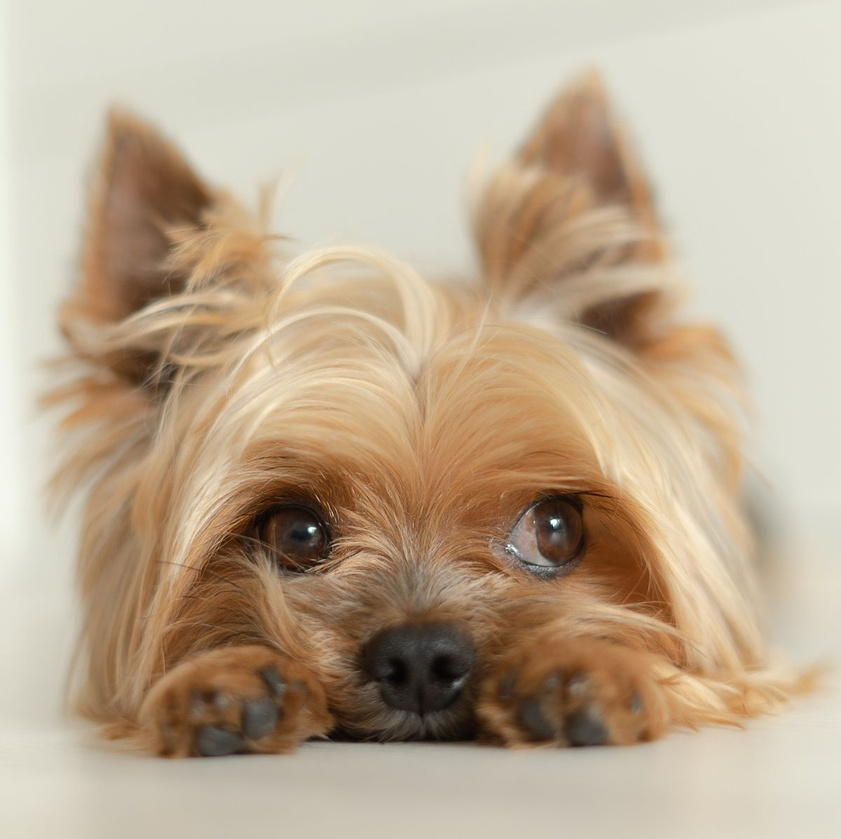
#> input picture Photos/dog.jpg, 841 x 839 px, shrunk from 1200 x 1197 before the run
$ python SaltAndPepper.py
#> lines starting #> are read from the running program, lines starting #| are printed output that depends on the picture
import cv2
import numpy as np
import matplotlib.pyplot as plt

def add_salt_and_pepper_noise(image, salt_prob, pepper_prob):
    noisy_image = np.copy(image)

    # Add salt noise
    salt_mask = np.random.rand(*image.shape[:2])
    noisy_image[salt_mask < salt_prob] = 255

    # Add pepper noise
    pepper_mask = np.random.rand(*image.shape[:2])
    noisy_image[pepper_mask < pepper_prob] = 0

    return noisy_image

image_path = 'Photos/dog.jpg'
original_image = cv2.imread(image_path, cv2.IMREAD_GRAYSCALE)
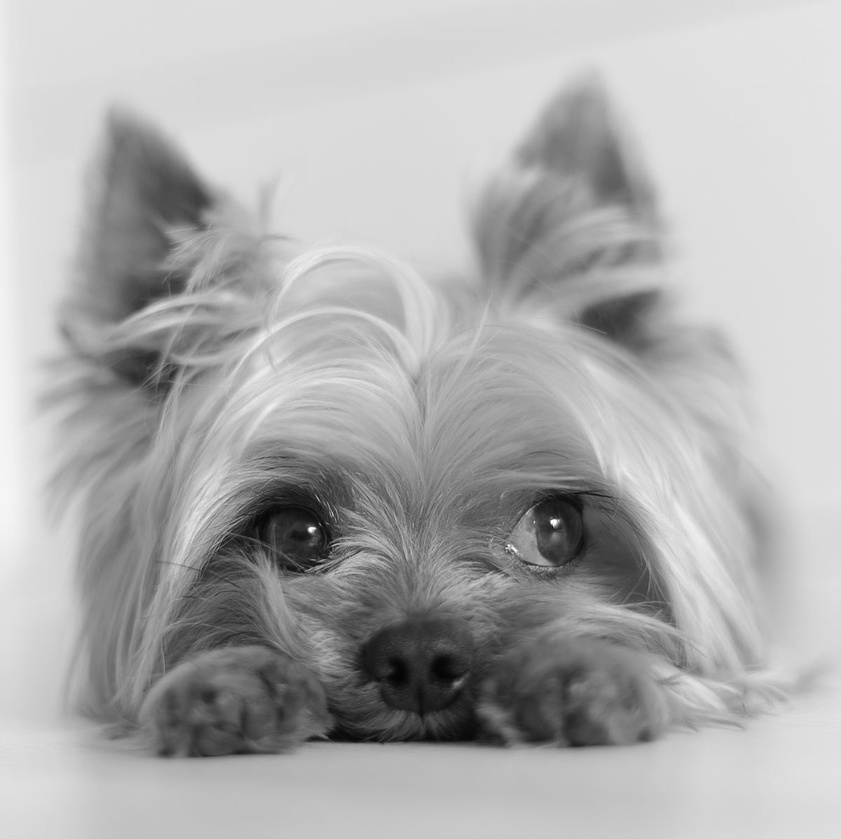
#> original_image: shape (839, 841); min 3, max 255, mean 173.7

# Display the original image
plt.imshow(original_image, cmap='gray')
plt.title('Original Image')
plt.show()

# Add salt and pepper noise
salt_probability = 0.02  # You can adjust this value to control the amount of salt
pepper_probability = 0.03  # You can adjust this value to control the amount of pepper
noisy_image = add_salt_and_pepper_noise(original_image, salt_probability, pepper_probability)
#> in add_salt_and_pepper_noise, `noisy_image[pepper_mask < pepper_prob] = 0`:
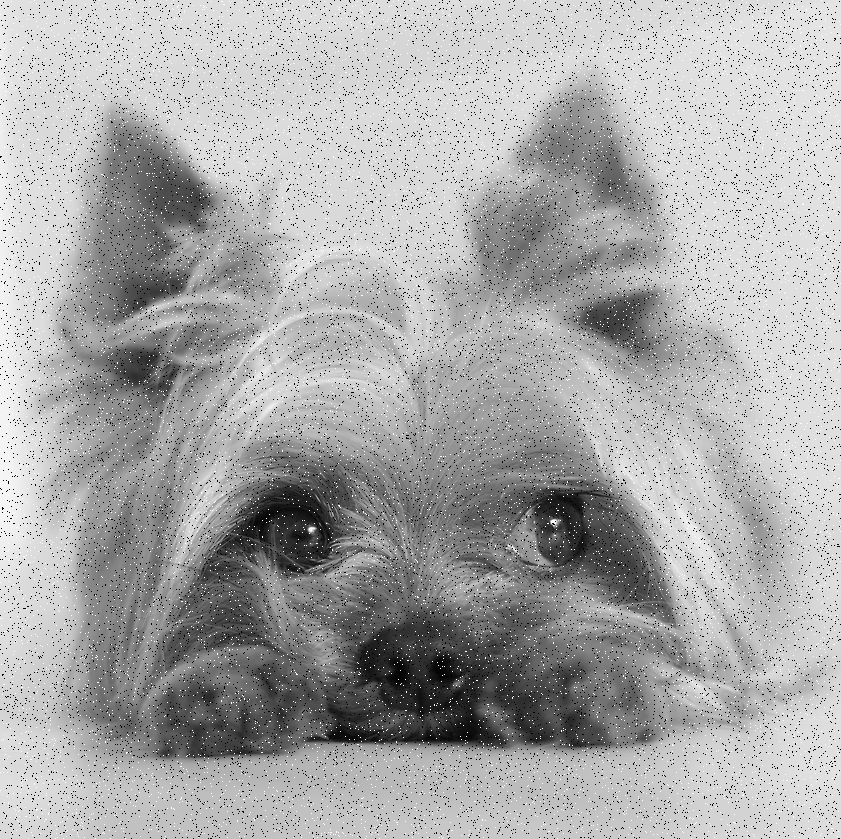
#> noisy_image: shape (839, 841); min 0, max 255, mean 170.1

plt.imshow(noisy_image, cmap='gray')
plt.title('Image with Salt and Pepper Noise')
plt.show()
